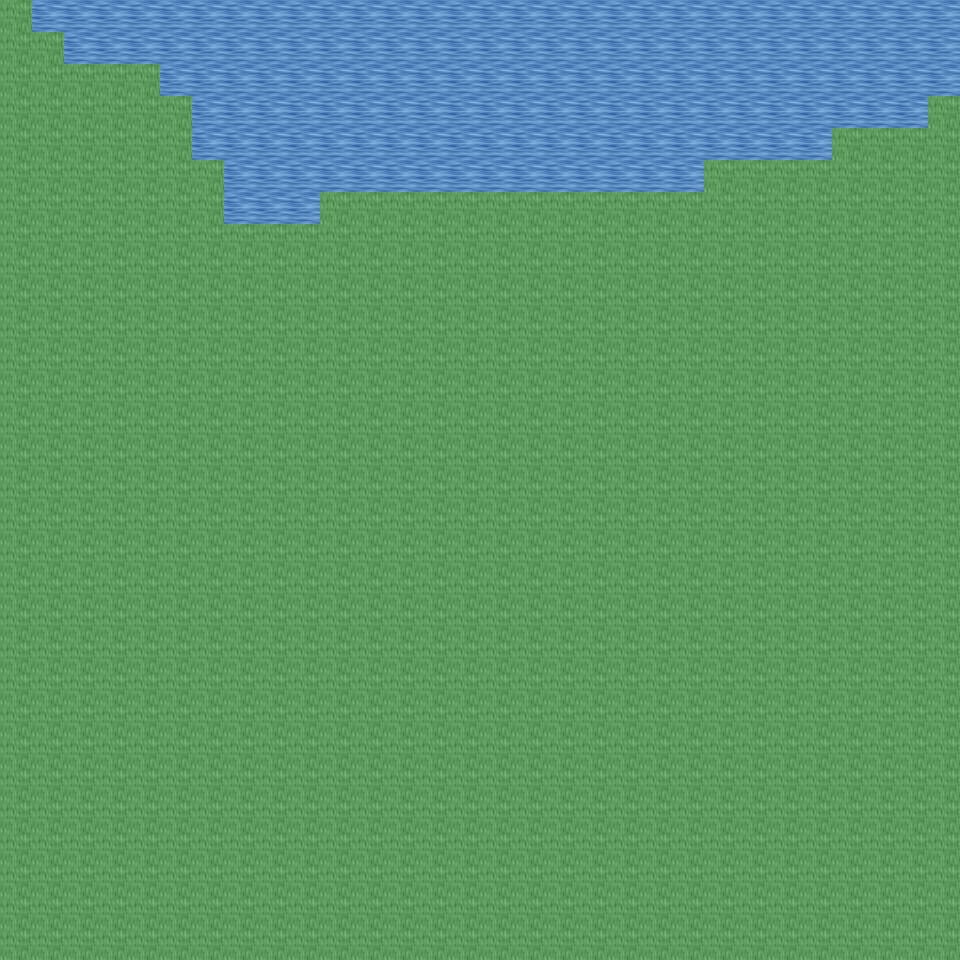

Tiled map render using the project's own tile images. Description and the map definition, with tile-layer contents summarised, below:
An orthogonal 30x30 tile map with 32x32 px tiles, 6 tile layers (Ground, Object, Object2, Above, ...), 12 tilesets and 2 objects (2x mapExit).

<map version="1.0" orientation="orthogonal" renderorder="right-down" width="30" height="30" tilewidth="32" tileheight="32" nextobjectid="3">
  <tileset firstgid="1" name="tileset_ground_ground" tilewidth="32" tileheight="32" tilecount="33" columns="3">
    <image source="../drawable/tileset_ground_ground.png" width="96" height="352" />
  </tileset>
  <tileset firstgid="34" name="tileset_ground_water_pool" tilewidth="32" tileheight="32" tilecount="72" columns="3">
    <image source="../drawable/tileset_ground_water_pool.png" width="96" height="768" />
  </tileset>
  <tileset firstgid="106" name="tileset_ground_grass_edges" tilewidth="32" tileheight="32" tilecount="36" columns="12">
    <image source="../drawable/tileset_ground_grass_edges.png" width="384" height="96" />
  </tileset>
  <tileset firstgid="142" name="tileset_ground_grass_corners" tilewidth="32" tileheight="32" tilecount="24" columns="6">
    <image source="../drawable/tileset_ground_grass_corners.png" width="192" height="128" />
  </tileset>
  <tileset firstgid="166" name="tileset_building_wall_wood" tilewidth="32" tileheight="32" tilecount="16" columns="4">
    <image source="../drawable/tileset_building_wall_wood.png" width="128" height="128" />
  </tileset>
  <tileset firstgid="182" name="tileset_plant_grasses" tilewidth="32" tileheight="32" tilecount="6" columns="3">
    <image source="../drawable/tileset_plant_grasses.png" width="96" height="64" />
  </tileset>
  <tileset firstgid="188" name="tileset_plant_flower_daisy_yellow" tilewidth="32" tileheight="32" tilecount="8" columns="2">
    <image source="../drawable/tileset_plant_flower_daisy_yellow.png" width="64" height="128" />
  </tileset>
  <tileset firstgid="196" name="tileset_plant_flower_daisy_blue" tilewidth="32" tileheight="32" tilecount="8" columns="2">
    <image source="../drawable/tileset_plant_flower_daisy_blue.png" width="64" height="128" />
  </tileset>
  <tileset firstgid="204" name="tileset_building_door_door_w" tilewidth="32" tileheight="32" tilecount="6" columns="2">
    <image source="../drawable/tileset_building_door_door_w.png" width="64" height="96" />
  </tileset>
  <tileset firstgid="210" name="tileset_building_door_door_e" tilewidth="32" tileheight="32" tilecount="6" columns="2">
    <image source="../drawable/tileset_building_door_door_e.png" width="64" height="96" />
  </tileset>
  <tileset firstgid="216" name="tileset_logic_creature_animal" tilewidth="32" tileheight="32" tilecount="32" columns="8">
    <image source="../drawable/tileset_logic_creature_animal.png" width="256" height="128" />
  </tileset>
  <tileset firstgid="248" name="tileset_logic_collision" tilewidth="32" tileheight="32" tilecount="1" columns="1">
    <image source="../drawable/tileset_logic_collision.png" width="32" height="32" />
  </tileset>
  <layer name="Ground" width="30" height="30">
    <data>[900 cells, 900 non-empty, 5 distinct tile ids]</data>
  </layer>
  <layer name="Object" width="30" height="30">
    <data>[900 cells, 23 non-empty, 3 distinct tile ids]</data>
  </layer>
  <layer name="Object2" width="30" height="30">
    <data>[900 cells, 0 non-empty, 0 distinct tile ids]</data>
  </layer>
  <layer name="Above" width="30" height="30">
    <data>[900 cells, 0 non-empty, 0 distinct tile ids]</data>
  </layer>
  <layer name="Above2" width="30" height="30">
    <data>[900 cells, 0 non-empty, 0 distinct tile ids]</data>
  </layer>
  <layer name="Walkable" width="30" height="30">
    <data>[900 cells, 757 non-empty, 1 distinct tile ids]</data>
  </layer>
  <objectgroup name="MapEvents">
    <object id="1" name="north" type="mapExit" x="32" y="0" width="928" height="32">
      <properties>
        <property name="map" value="level_0_x189_y94" />
        <property name="x" value="1" />
        <property name="y" value="28" />
      </properties>
    </object>
    <object id="2" name="east" type="mapExit" x="928" y="0" width="32" height="96">
      <properties>
        <property name="map" value="level_0_x190_y95" />
        <property name="x" value="1" />
        <property name="y" value="0" />
      </properties>
    </object>
  </objectgroup>
</map>
